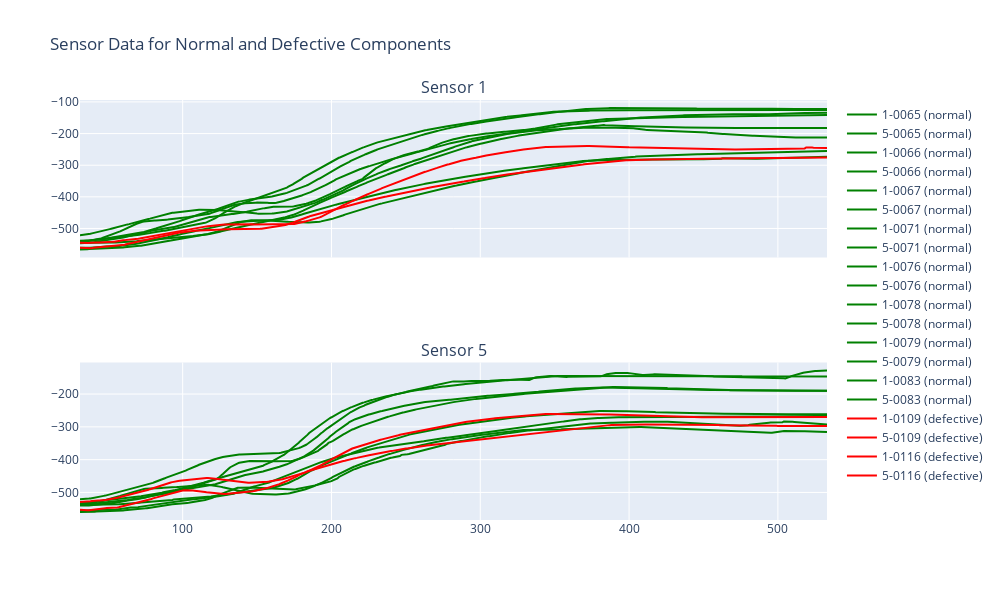

Notebook source saved alongside this figure:
### Code cell
import pandas as pd
import plotly.graph_objs as go
from plotly.subplots import make_subplots
 
# pick normal components to compare
#normal_components = ['0005','0006', '0007', '0010', '0011', '0016', '0018', '0019']
#normal_components = ['0021', '0035', '0038', '0039', '0041', '0043', '0045', '0047', '0050']
normal_components = ['0065', '0066', '0067', '0071', '0076', '0078', '0079', '0083']
#normal_components = ['0084', '0089', '0092', '0095', '0096', '0097', '0098', '0099', '0112']

defective_components = ['0109', '0116']
normal_control_components = ['0008', '0064']

normal_components_full_list=[
    '0005', '0006', '0007', '0010', '0011', '0016', '0018', '0019',
    '0021', '0035', '0038', '0039', '0041', '0043', '0045', '0047', '0050',
    '0065', '0066', '0067', '0071', '0076', '0078', '0079', '0083',
    '0084', '0089', '0092', '0095', '0096', '0097', '0098', '0099', '0112'
]

fig = make_subplots(rows=2, cols=1, shared_xaxes=True,
                    subplot_titles=('Sensor 1', 'Sensor 5'))

# Plot normal components
for comp in normal_components:
    fig.add_trace(go.Scatter(x=data['momento'], y=data[f'1-{comp}'],
                             mode='lines', name=f'1-{comp} (normal)', line=dict(color='green')),
                  row=1, col=1)
    fig.add_trace(go.Scatter(x=data['momento'], y=data[f'5-{comp}'],
                             #mode='lines', name=f'5-{comp} (normal)', line=dict(color='green', dash='dot')),
                             mode='lines', name=f'5-{comp} (normal)', line=dict(color='green')),
                  row=2, col=1)

# Plot defective components
for comp in defective_components:
    fig.add_trace(go.Scatter(x=data['momento'], y=data[f'1-{comp}'],
                             mode='lines', name=f'1-{comp} (defective)', line=dict(color='red')),
                  row=1, col=1)
    fig.add_trace(go.Scatter(x=data['momento'], y=data[f'5-{comp}'],
                             #mode='lines', name=f'5-{comp} (defective)', line=dict(color='red', dash='dot')),
                             mode='lines', name=f'5-{comp} (defective)', line=dict(color='red')),
                  row=2, col=1)

fig.update_layout(height=600, width=1000, title_text='Sensor Data for Normal and Defective Components')
fig.show()

### Figure 1 — Plotly figure (JSON) as saved in the notebook; plotly's stock layout.template omitted (floating-point values rounded to 4 significant figures; data arrays with more than 128 entries replaced by an {"elided": "..."} marker saying what was removed)
{"data": [{"line": {"color": "green"}, "mode": "lines", "name": "1-0065 (normal)", "type": "scatter", "x": {"elided": "503 int values"}, "xaxis": "x", "y": {"elided": "503 float values"}, "yaxis": "y"}, {"line": {"color": "green"}, "mode": "lines", "name": "5-0065 (normal)", "type": "scatter", "x": {"elided": "503 int values"}, "xaxis": "x2", "y": {"elided": "503 float values"}, "yaxis": "y2"}, {"line": {"color": "green"}, "mode": "lines", "name": "1-0066 (normal)", "type": "scatter", "x": {"elided": "503 int values"}, "xaxis": "x", "y": {"elided": "503 float values"}, "yaxis": "y"}, {"line": {"color": "green"}, "mode": "lines", "name": "5-0066 (normal)", "type": "scatter", "x": {"elided": "503 int values"}, "xaxis": "x2", "y": {"elided": "503 float values"}, "yaxis": "y2"}, {"line": {"color": "green"}, "mode": "lines", "name": "1-0067 (normal)", "type": "scatter", "x": {"elided": "503 int values"}, "xaxis": "x", "y": {"elided": "503 float values"}, "yaxis": "y"}, {"line": {"color": "green"}, "mode": "lines", "name": "5-0067 (normal)", "type": "scatter", "x": {"elided": "503 int values"}, "xaxis": "x2", "y": {"elided": "503 float values"}, "yaxis": "y2"}, {"line": {"color": "green"}, "mode": "lines", "name": "1-0071 (normal)", "type": "scatter", "x": {"elided": "503 int values"}, "xaxis": "x", "y": {"elided": "503 float values"}, "yaxis": "y"}, {"line": {"color": "green"}, "mode": "lines", "name": "5-0071 (normal)", "type": "scatter", "x": {"elided": "503 int values"}, "xaxis": "x2", "y": {"elided": "503 float values"}, "yaxis": "y2"}, {"line": {"color": "green"}, "mode": "lines", "name": "1-0076 (normal)", "type": "scatter", "x": {"elided": "503 int values"}, "xaxis": "x", "y": {"elided": "503 float values"}, "yaxis": "y"}, {"line": {"color": "green"}, "mode": "lines", "name": "5-0076 (normal)", "type": "scatter", "x": {"elided": "503 int values"}, "xaxis": "x2", "y": {"elided": "503 float values"}, "yaxis": "y2"}, {"line": {"color": "green"}, "mode": "lines", "name": "1-0078 (normal)", "type": "scatter", "x": {"elided": "503 int values"}, "xaxis": "x", "y": {"elided": "503 float values"}, "yaxis": "y"}, {"line": {"color": "green"}, "mode": "lines", "name": "5-0078 (normal)", "type": "scatter", "x": {"elided": "503 int values"}, "xaxis": "x2", "y": {"elided": "503 float values"}, "yaxis": "y2"}, {"line": {"color": "green"}, "mode": "lines", "name": "1-0079 (normal)", "type": "scatter", "x": {"elided": "503 int values"}, "xaxis": "x", "y": {"elided": "503 float values"}, "yaxis": "y"}, {"line": {"color": "green"}, "mode": "lines", "name": "5-0079 (normal)", "type": "scatter", "x": {"elided": "503 int values"}, "xaxis": "x2", "y": {"elided": "503 float values"}, "yaxis": "y2"}, {"line": {"color": "green"}, "mode": "lines", "name": "1-0083 (normal)", "type": "scatter", "x": {"elided": "503 int values"}, "xaxis": "x", "y": {"elided": "503 float values"}, "yaxis": "y"}, {"line": {"color": "green"}, "mode": "lines", "name": "5-0083 (normal)", "type": "scatter", "x": {"elided": "503 int values"}, "xaxis": "x2", "y": {"elided": "503 float values"}, "yaxis": "y2"}, {"line": {"color": "red"}, "mode": "lines", "name": "1-0109 (defective)", "type": "scatter", "x": {"elided": "503 int values"}, "xaxis": "x", "y": {"elided": "503 float values"}, "yaxis": "y"}, {"line": {"color": "red"}, "mode": "lines", "name": "5-0109 (defective)", "type": "scatter", "x": {"elided": "503 int values"}, "xaxis": "x2", "y": {"elided": "503 float values"}, "yaxis": "y2"}, {"line": {"color": "red"}, "mode": "lines", "name": "1-0116 (defective)", "type": "scatter", "x": {"elided": "503 int values"}, "xaxis": "x", "y": {"elided": "503 float values"}, "yaxis": "y"}, {"line": {"color": "red"}, "mode": "lines", "name": "5-0116 (defective)", "type": "scatter", "x": {"elided": "503 int values"}, "xaxis": "x2", "y": {"elided": "503 float values"}, "yaxis": "y2"}], "layout": {"annotations": [{"font": {"size": 16}, "showarrow": false, "text": "Sensor 1", "x": 0.5, "xanchor": "center", "xref": "paper", "y": 1, "yanchor": "bottom", "yref": "paper"}, {"font": {"size": 16}, "showarrow": false, "text": "Sensor 5", "x": 0.5, "xanchor": "center", "xref": "paper", "y": 0.375, "yanchor": "bottom", "yref": "paper"}], "height": 600, "title": {"text": "Sensor Data for Normal and Defective Components"}, "width": 1000, "xaxis": {"anchor": "y", "domain": [0, 1], "matches": "x2", "showticklabels": false}, "xaxis2": {"anchor": "y2", "domain": [0, 1]}, "yaxis": {"anchor": "x", "domain": [0.625, 1]}, "yaxis2": {"anchor": "x2", "domain": [0, 0.375]}}}
